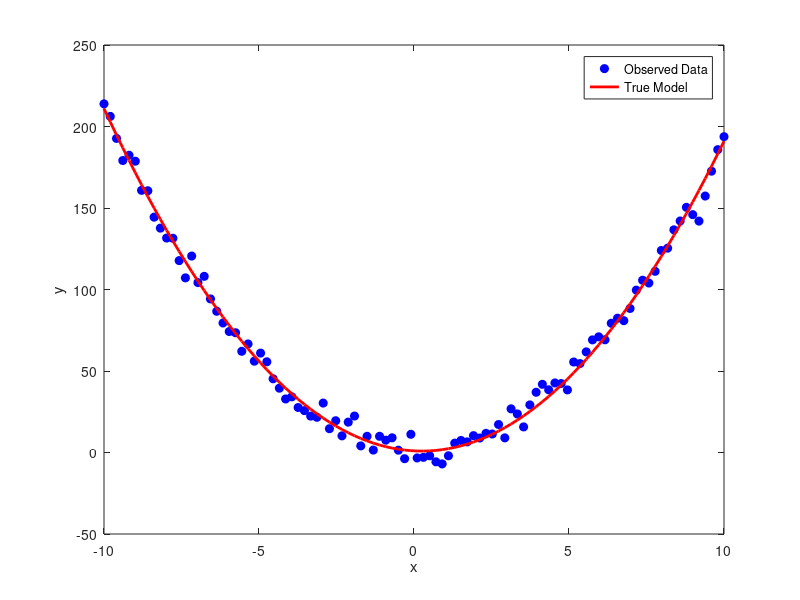

Write the MATLAB code that produced this figure. (Note: this script raises an error after producing the figure.)
%Defining example ODE, y = ax^2 + bx + c
a = 2;
b = -1;
c = 1;

%generating synthetic dataset
x = linspace(-10, 10, 100);
y_true = a * x.^2 + b * x + c;
noise = 5 * randn(size(x));
y_observed = y_true + noise;

%plotting synthetic data
figure;
plot(x, y_observed, 'bo', 'MarkerFaceColor', 'b');
hold on;
plot(x, y_true, 'r', 'LineWidth', 2);
xlabel('x');
ylabel('y');
legend('Observed Data', 'True Model');

%Defining objective function
objective_function = @(params) sum((params(1) * x.^2 + params(2) * x + params(3) - y_observed).^2);

%Global optimisation using Simulated Annealing
options_SA = optimoptions(@simulannealbnd, 'Display', 'iter');
lb = [-10, -10, -10];
ub = [10, 10, 10];
initial_guess = [1, 1, 1];

[params_optimized_SA, fval_SA] = simulannealbnd(objective_function, initial_guess, lb, ub, options_SA);

%Global optimisation using Genetic Algorithm
options_GA = optimoptions(@ga, 'Display', 'iter');
[params_optimized_GA, fval_GA] = ga(objective_function, length(initial_guess), [], [], [], [], lb, ub, [], options_GA);

%Global optimisation using Pattern Search
options_PS = optimoptions(@patternsearch, 'Display', 'iter');
[params_optimized_PS, fval_PS] = patternsearch(objective_function, initial_guess, [], [], [], [], lb, ub, [], options_PS);

%plotting the optimised models
y_optimized_SA = params_optimized_SA(1) * x.^2 + params_optimized_SA(2) * x + params_optimized_SA(3);
y_optimized_GA = params_optimized_GA(1) * x.^2 + params_optimized_GA(2) * x + params_optimized_GA(3);
y_optimized_PS = params_optimized_PS(1) * x.^2 + params_optimized_PS(2) * x + params_optimized_PS(3);

plot(x, y_optimized_SA, 'g', 'LineWidth', 2);
plot(x, y_optimized_GA, 'm', 'LineWidth', 2);
plot(x, y_optimized_PS, 'c', 'LineWidth', 2);

legend('Observed Data', 'True Model', 'SA', 'GA', 'PS');
hold off;

% Display optimized parameters and costs
disp('Optimized Parameters (Simulated Annealing):');
disp(params_optimized_SA);
disp(['Optimized Cost (Simulated Annealing): ', num2str(fval_SA)]);

disp('Optimized Parameters (Genetic Algorithm):');
disp(params_optimized_GA);
disp(['Optimized Cost (Genetic Algorithm): ', num2str(fval_GA)]);

disp('Optimized Parameters (Pattern Search):');
disp(params_optimized_PS);
disp(['Optimized Cost (Pattern Search): ', num2str(fval_PS)]);
